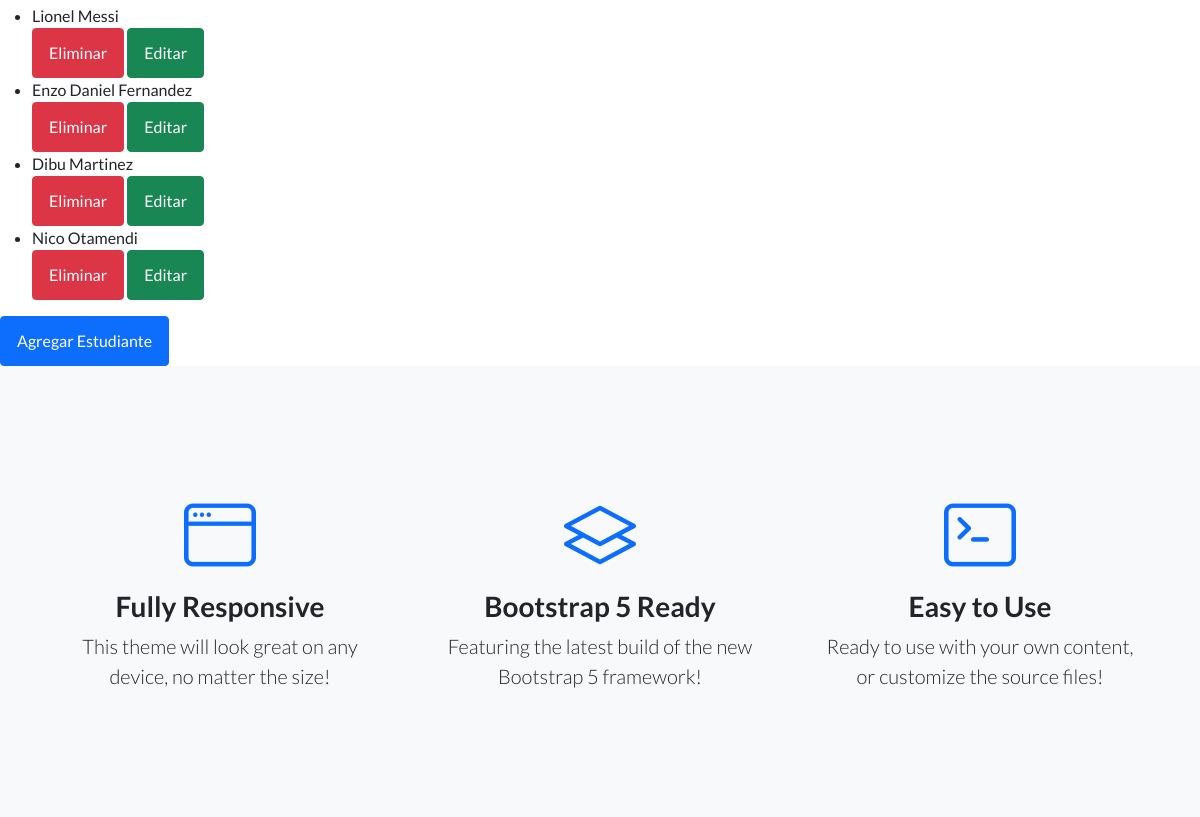
The app's page /AppCoder/estudiante/list/ (signed in, middle part), older data.
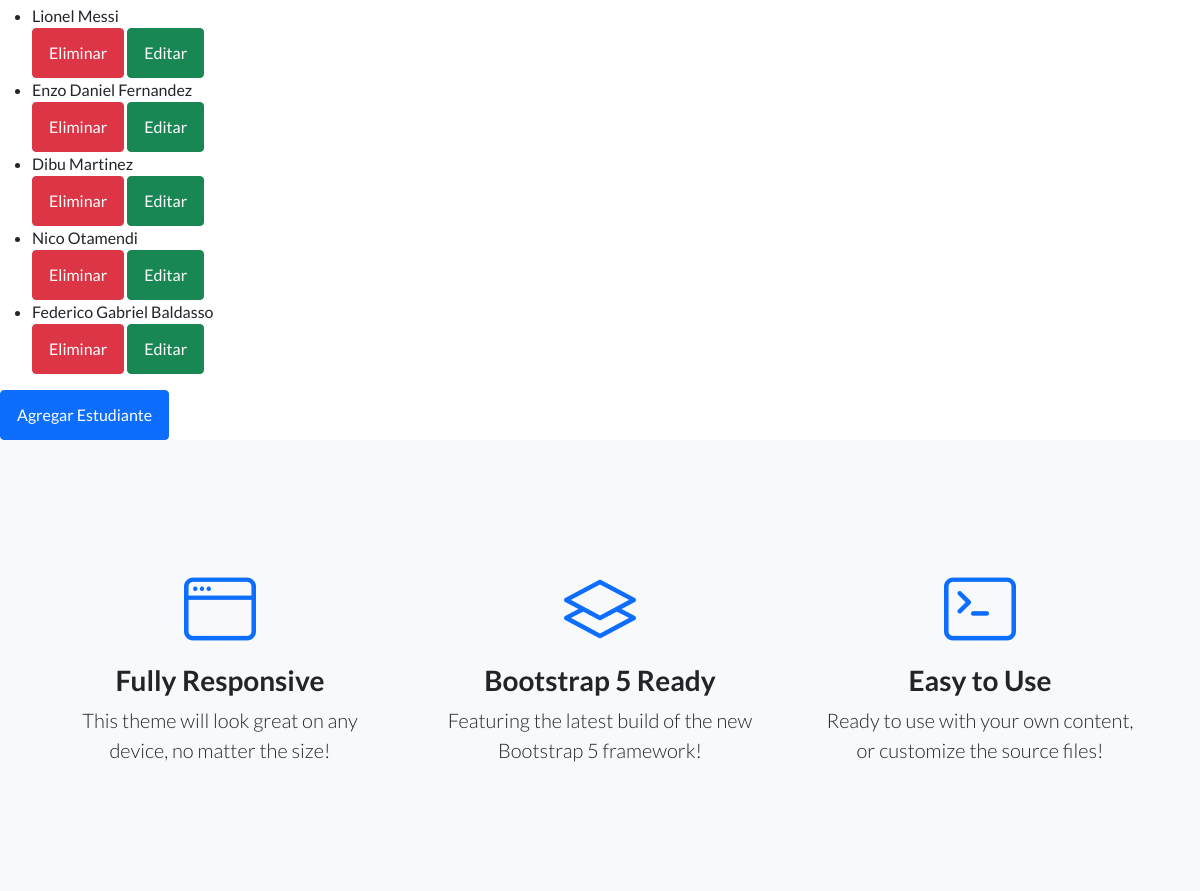
The same page, newer data.
### AppCoder/models.py (models this page shows)
class Estudiante(models.Model):
    nombre= models.CharField(max_length=50) #lo defino como un caracter de base de datos
    apellido=models.CharField(max_length=50)
    email=models.EmailField()
    def __str__(self):
        return f"{self.nombre} {str(self.apellido)}"

### AppCoder/views.py (the view)
# urls.py: path('estudiante/list/', EstudianteList.as_view(), name="estudiante_list"),
class EstudianteList(LoginRequiredMixin, ListView): #vista usada para LISTAR
    model=Estudiante #model que quiero mostrar
    template_name="AppCoder/estudiantes.html" #template que uso

### AppCoder/Templates/AppCoder/estudiantes.html (shortened to what this page needs)
{% extends "AppCoder/padre.html" %}
{% load static %}
{% block contenido_que_cambia %}
<ul>
    {% for estudiante in object_list %}
    <li> {{ estudiante }} </li>
    <a class="btn btn-danger" href="{% url 'estudiante_borrar' estudiante.id %}">Eliminar</a>
    <a class="btn btn-success" href="{% url 'estudiante_editar' estudiante.id %}">Editar</a>
    {% endfor %}
</ul>
<a class="btn btn-primary" href="{% url 'estudiante_crear' %}">Agregar Estudiante</a>
{% endblock %}

Row changes from the older to the newer data that the page shows:
added Estudiante: nombre+apellido "Federico Gabriel Baldasso"
